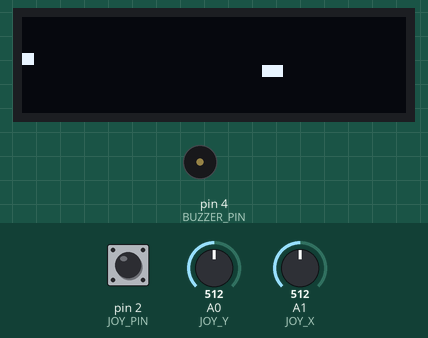
The sketch below on a simulated Arduino Uno, built with avr-gcc and run on an emulated ATmega328P. Shown: 128×32 one-colour display, buzzer (waves = sounding). The test bench sets the inputs (shaded band); at power-on: pin 2 (JOY_PIN) HIGH, A0 (JOY_Y) = 512, A1 (JOY_X) = 512. Random numbers use the default seed unless the sketch sets one.

Above: at 3.21 s.
3.3 s: pin 2 (JOY_PIN) pulled LOW for 0.15 s
At 4.1 s:
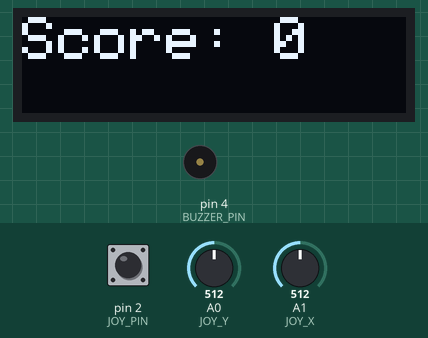
4.9 s: pin 2 (JOY_PIN) pulled LOW for 1 s
At 8.89 s:
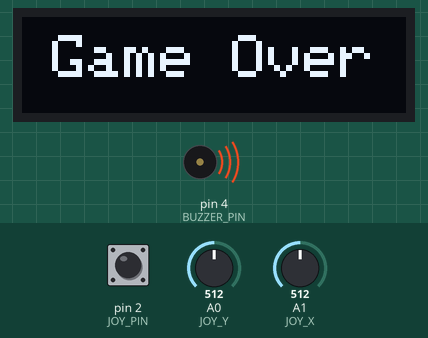
8.9 s: pin 2 (JOY_PIN) pulled LOW for 0.15 s
At 9.16 s:
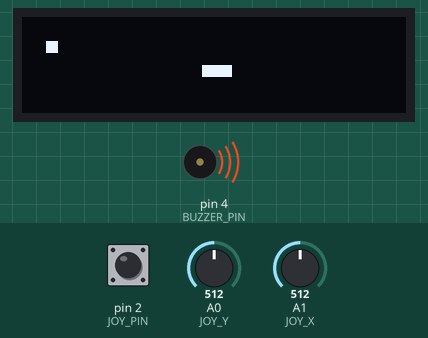
10.6 s: pin 2 (JOY_PIN) pulled LOW for 3.2 s
At 11.7 s:
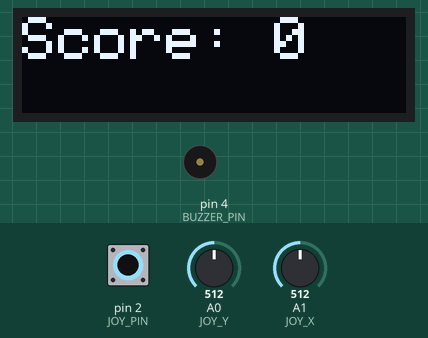
Timing chart, 0 to 13.6 s (numbered marks = the images above; inputs shaded):
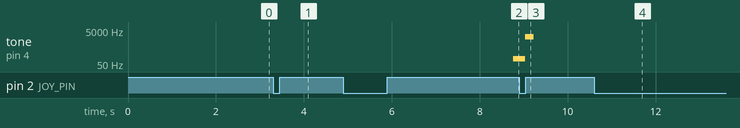

The sketch:

sketch.ino
```cpp
#include <Wire.h>
#include <Adafruit_GFX.h>
#include <Adafruit_SSD1306.h>
#include <SoftwareSerial.h> // Include the SoftwareSerial library for Bluetooth communication

#define OLED_ADDR 0x3C // 0x3D
#define OLED_SDA A5
#define OLED_SCL A4
#define JOY_X A1
#define JOY_Y A0
#define JOY_PIN 2
#define BUZZER_PIN 4
#define SCREEN_WIDTH 128
#define SCREEN_HEIGHT 32
#define SNAKE_SIZE 4
#define MAX_SNAKE_SIZE 100
#define OLED_RESET 4

// Define the Bluetooth module pins
#define BLUETOOTH_RX 0 // RX pin of Bluetooth module connected to digital pin 10
#define BLUETOOTH_TX 1 // TX pin of Bluetooth module connected to digital pin 11

// Create a SoftwareSerial object for Bluetooth communication
SoftwareSerial bluetooth(BLUETOOTH_RX, BLUETOOTH_TX);

Adafruit_SSD1306 display(SCREEN_WIDTH, SCREEN_HEIGHT, &Wire, OLED_ADDR);

int snakeX[MAX_SNAKE_SIZE];
int snakeY[MAX_SNAKE_SIZE];
int snakeSize = SNAKE_SIZE;
int snakeDir = 1;
int foodX = 1, foodY = 1;
bool gameOver = false;
bool gamePaused = false;
int score = 0;

void updateScore() {
    display.clearDisplay();
    display.setCursor(0, 0);
    display.print("Score: ");
    display.print(score);
    display.display();
}

void initSnake()
{
    score = 0;
    int startX = SCREEN_WIDTH / 2;
    int startY = SCREEN_HEIGHT / 2;
    for (int i = 0; i < snakeSize; i++)
    {
        snakeX[i] = startX - i * 4; // Adjusted to align with grid
        snakeY[i] = startY;
    }
    foodX = random(0, SCREEN_WIDTH / 4) * 4; // Adjusted to align with grid
    foodY = random(0, SCREEN_HEIGHT / 4) * 4; // Adjusted to align with grid
}

void updateSnake()
{
    int newHeadX = snakeX[0];
    int newHeadY = snakeY[0];
    switch (snakeDir)
    {
    case 0: // up
        newHeadY--;
        break;
    case 1: // right
        newHeadX++;
        break;
    case 2: // down
        newHeadY++;
        break;
    case 3: // left
        newHeadX--;
        break;
    }

    if (!gamePaused) {
        if (newHeadX < 0 || newHeadX >= SCREEN_WIDTH || newHeadY < 0 || newHeadY >= SCREEN_HEIGHT)
        {
            gameOver = true;
            return;
        }

        for (int i = 1; i < snakeSize; i++)
        {
            if (newHeadX == snakeX[i] && newHeadY == snakeY[i])
            {
                gameOver = true;
                return;
            }
        }

        if (newHeadX == foodX && newHeadY == foodY)
        {
            snakeSize++;
            if (snakeSize > MAX_SNAKE_SIZE)
            {
                snakeSize = MAX_SNAKE_SIZE;
            }
            foodX = random(0, SCREEN_WIDTH);
            foodY = random(0, SCREEN_HEIGHT);
            score++;
            updateScore();
            tone(BUZZER_PIN, 1500, 100); // Play tone when food is collected
        }
        else
        {
            for (int i = snakeSize - 1; i > 0; i--)
            {
                snakeX[i] = snakeX[i - 1];
                snakeY[i] = snakeY[i - 1];
            }
        }
        snakeX[0] = newHeadX;
        snakeY[0] = newHeadY;
    }
}

void drawGame()
{
    display.clearDisplay();
    for (int i = 0; i < snakeSize; i++)
    {
        display.fillRect(snakeX[i], snakeY[i], 4, 4, WHITE); // Adjusted to align with grid
    }
    display.fillRect(foodX, foodY, 4, 4, WHITE); // Adjusted to align with grid
    display.display();
}

void setup()
{
    randomSeed(analogRead(0));
    Wire.begin();
    display.begin(SSD1306_SWITCHCAPVCC, OLED_ADDR);
    display.clearDisplay();
    display.setTextColor(WHITE);
    display.setTextSize(1);
    display.setCursor(20, 10);
    display.println("SNAKE GAME");
    display.display();
    pinMode(JOY_X, INPUT);
    pinMode(JOY_Y, INPUT);
    pinMode(JOY_PIN, INPUT_PULLUP);
    pinMode(BUZZER_PIN, OUTPUT); // Set buzzer pin as output
    bluetooth.begin(9600); // Start Bluetooth communication at 9600 baud rate
    delay(2000);
    initSnake();
}

void loop()
{
    if (digitalRead(JOY_PIN) == LOW)
    {
        delay(50); // Debounce
        if (gameOver) {
            // Start new game
            gameOver = false;
            gamePaused = false; // Ensure the game is not paused when starting a new game
            initSnake();
            updateScore();
            drawGame(); // Draw initial state of the game
            tone(BUZZER_PIN, 2000, 200); // Play tone when new game starts
        } else {
            gamePaused = !gamePaused; // Toggle game pause state
            if (gamePaused) {
                display.clearDisplay();
                display.setTextColor(WHITE);
                display.setTextSize(2);
                display.setCursor(30, SCREEN_HEIGHT / 2 - 10);
//                display.println("Paused");
//                display.display();
                updateScore();
            } else {
                updateScore();
            }
        }
        while (digitalRead(JOY_PIN) == LOW)
        {
            delay(50); // Wait for button release
        }
    }

    if (!gameOver && !gamePaused)
    {
        updateSnake();
        drawGame();
        int joyX = analogRead(JOY_X);
        int joyY = analogRead(JOY_Y);

        if (joyX < 100 && snakeDir != 1)
        {
            snakeDir = 3; // Left
        }
        else if        (joyX > 900 && snakeDir != 3)
        {
            snakeDir = 1; // Right
        }
        else if (joyY < 100 && snakeDir != 0)
        {
            snakeDir = 2; // Down
        }
        else if (joyY > 900 && snakeDir != 2)
        {
            snakeDir = 0; // Up
        }
    }

    delay(50); // Adjust game speed
    if (gameOver)
    {
        display.clearDisplay();
        display.setTextColor(WHITE);
        display.setTextSize(2);
        display.setCursor(10, SCREEN_HEIGHT / 2 - 10);
        display.println("Game Over");
        display.display();
        tone(BUZZER_PIN, 100, 1000); // Play tone when game over

        // Send game over information over Bluetooth
        bluetooth.print("Game Over! Score: ");
        bluetooth.println(score);
    }
}
```

Measured:
- after the input at 4.9 s, tone on pin 4 (BUZZER_PIN): silent → 100 Hz after 3.9 s; the display: first changes after 1.1 s (image 2 shows a later state)
- after the input at 8.9 s, tone on pin 4 (BUZZER_PIN): 100 Hz → 2000 Hz after 0.13 s, → silent 0.20 s later; the display: first changes after 0.13 s (image 3 shows a later state)
